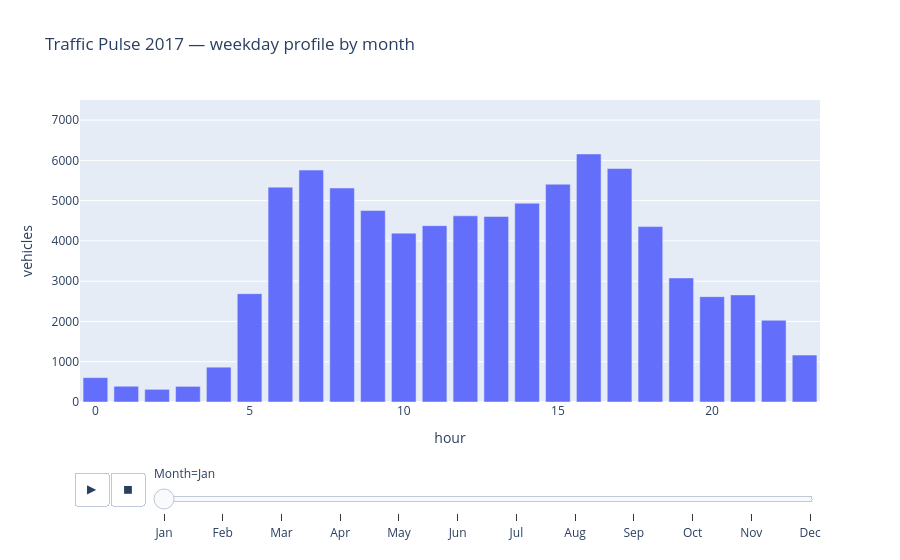

Notebook source saved alongside this figure:
### Code cell
fig = px.bar(mp, x="hour", y="vehicles",
             animation_frame="Month",
             category_orders={"Month": MONTHS},
             range_y=[0, 7500],
             title="Traffic Pulse 2017 — weekday profile by month")
fig.show()

check_E(frame_budget_ms, smoothstep, n_frames, duration_s, compression, fig)

### Figure 1 — Plotly figure (JSON) as saved in the notebook; plotly's stock layout.template omitted (floating-point values rounded to 4 significant figures)
{"data": [{"hovertemplate": "Month=Jan<br>hour=%{x}<br>vehicles=%{y}<extra></extra>", "legendgroup": "", "marker": {"color": "#636efa", "pattern": {"shape": ""}}, "name": "", "orientation": "v", "showlegend": false, "textposition": "auto", "type": "bar", "x": [0, 1, 2, 3, 4, 5, 6, 7, 8, 9, 10, 11, 12, 13, 14, 15, 16, 17, 18, 19, 20, 21, 22, 23], "xaxis": "x", "y": [605.6, 391.6, 315.0, 387.9, 864.7, 2691.0, 5336.0, 5759.0, 5315.0, 4756.0, 4194.0, 4379.0, 4624.0, 4607.0, 4936.0, 5408.0, 6159.0, 5798.0, 4356.0, 3081.0, 2616.0, 2660.0, 2030.0, 1165.0], "yaxis": "y"}], "layout": {"barmode": "relative", "legend": {"tracegroupgap": 0}, "sliders": [{"active": 0, "currentvalue": {"prefix": "Month="}, "len": 0.9, "pad": {"b": 10, "t": 60}, "steps": [{"args": [["Jan"], {"frame": {"duration": 0, "redraw": true}, "fromcurrent": true, "mode": "immediate", "transition": {"duration": 0, "easing": "linear"}}], "label": "Jan", "method": "animate"}, {"args": [["Feb"], {"frame": {"duration": 0, "redraw": true}, "fromcurrent": true, "mode": "immediate", "transition": {"duration": 0, "easing": "linear"}}], "label": "Feb", "method": "animate"}, {"args": [["Mar"], {"frame": {"duration": 0, "redraw": true}, "fromcurrent": true, "mode": "immediate", "transition": {"duration": 0, "easing": "linear"}}], "label": "Mar", "method": "animate"}, {"args": [["Apr"], {"frame": {"duration": 0, "redraw": true}, "fromcurrent": true, "mode": "immediate", "transition": {"duration": 0, "easing": "linear"}}], "label": "Apr", "method": "animate"}, {"args": [["May"], {"frame": {"duration": 0, "redraw": true}, "fromcurrent": true, "mode": "immediate", "transition": {"duration": 0, "easing": "linear"}}], "label": "May", "method": "animate"}, {"args": [["Jun"], {"frame": {"duration": 0, "redraw": true}, "fromcurrent": true, "mode": "immediate", "transition": {"duration": 0, "easing": "linear"}}], "label": "Jun", "method": "animate"}, {"args": [["Jul"], {"frame": {"duration": 0, "redraw": true}, "fromcurrent": true, "mode": "immediate", "transition": {"duration": 0, "easing": "linear"}}], "label": "Jul", "method": "animate"}, {"args": [["Aug"], {"frame": {"duration": 0, "redraw": true}, "fromcurrent": true, "mode": "immediate", "transition": {"duration": 0, "easing": "linear"}}], "label": "Aug", "method": "animate"}, {"args": [["Sep"], {"frame": {"duration": 0, "redraw": true}, "fromcurrent": true, "mode": "immediate", "transition": {"duration": 0, "easing": "linear"}}], "label": "Sep", "method": "animate"}, {"args": [["Oct"], {"frame": {"duration": 0, "redraw": true}, "fromcurrent": true, "mode": "immediate", "transition": {"duration": 0, "easing": "linear"}}], "label": "Oct", "method": "animate"}, {"args": [["Nov"], {"frame": {"duration": 0, "redraw": true}, "fromcurrent": true, "mode": "immediate", "transition": {"duration": 0, "easing": "linear"}}], "label": "Nov", "method": "animate"}, {"args": [["Dec"], {"frame": {"duration": 0, "redraw": true}, "fromcurrent": true, "mode": "immediate", "transition": {"duration": 0, "easing": "linear"}}], "label": "Dec", "method": "animate"}], "x": 0.1, "xanchor": "left", "y": 0, "yanchor": "top"}], "title": {"text": "Traffic Pulse 2017 — weekday profile by month"}, "updatemenus": [{"buttons": [{"args": [null, {"frame": {"duration": 500, "redraw": true}, "fromcurrent": true, "mode": "immediate", "transition": {"duration": 500, "easing": "linear"}}], "label": "&#9654;", "method": "animate"}, {"args": [[null], {"frame": {"duration": 0, "redraw": true}, "fromcurrent": true, "mode": "immediate", "transition": {"duration": 0, "easing": "linear"}}], "label": "&#9724;", "method": "animate"}], "direction": "left", "pad": {"r": 10, "t": 70}, "showactive": false, "type": "buttons", "x": 0.1, "xanchor": "right", "y": 0, "yanchor": "top"}], "xaxis": {"anchor": "y", "domain": [0, 1], "title": {"text": "hour"}}, "yaxis": {"anchor": "x", "domain": [0, 1], "range": [0, 7500], "title": {"text": "vehicles"}}}}
